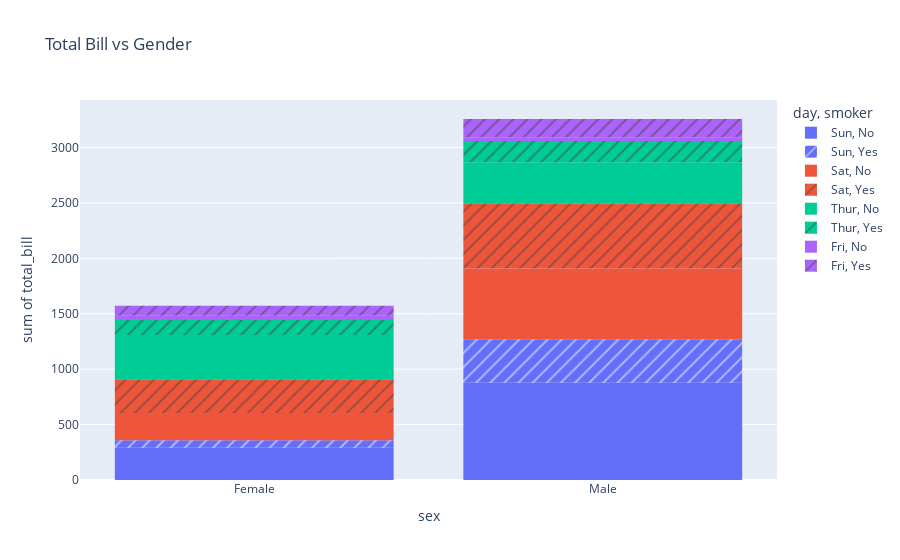

The notebook cell this image was saved under:
### Markdown cell above
# Question 3: Using the tips dataset in the Plotly library, Plot a histogram for x= "sex" and y="total_bill" column in the tips dataset. Also, use the "smoker" column with the pattern_shape parameter and the "day"column with the color parameter.

### Code cell
fig = px.histogram(tips, x='sex', y='total_bill', color='day', pattern_shape='smoker' ,title='Total Bill vs Gender')
fig.show()

### Figure 1 — Plotly figure (JSON) as saved in the notebook; plotly's stock layout.template omitted (floating-point values rounded to 4 significant figures)
{"data": [{"alignmentgroup": "True", "bingroup": "x", "histfunc": "sum", "hovertemplate": "day=Sun<br>smoker=No<br>sex=%{x}<br>sum of total_bill=%{y}<extra></extra>", "legendgroup": "Sun, No", "marker": {"color": "#636efa", "pattern": {"shape": ""}}, "name": "Sun, No", "offsetgroup": "Sun, No", "orientation": "v", "showlegend": true, "type": "histogram", "x": ["Female", "Male", "Male", "Male", "Female", "Male", "Male", "Male", "Male", "Male", "Male", "Female", "Male", "Male", "Female", "Male", "Female", "Male", "Female", "Male", "Male", "Male", "Male", "Male", "Male", "Male", "Male", "Male", "Male", "Female", "Female", "Male", "Male", "Male", "Male", "Male", "Female", "Female", "Male", "Male", "Male", "Male", "Male", "Male", "Female", "Male", "Female", "Female", "Male", "Male", "Male", "Female", "Male", "Male", "Male", "Male", "Male"], "xaxis": "x", "y": [16.99, 10.34, 21.01, 23.68, 24.59, 25.29, 8.77, 26.88, 15.04, 14.78, 10.27, 35.26, 15.42, 18.43, 14.83, 21.58, 10.33, 16.29, 16.97, 17.46, 13.94, 9.68, 30.4, 18.29, 22.23, 32.4, 28.55, 18.04, 12.54, 10.29, 34.81, 9.94, 25.56, 19.49, 38.07, 23.95, 25.71, 17.31, 29.93, 14.07, 13.13, 17.26, 24.55, 19.77, 29.85, 48.17, 25, 13.39, 16.49, 21.5, 12.66, 16.21, 13.81, 24.52, 20.76, 31.71, 20.69], "yaxis": "y"}, {"alignmentgroup": "True", "bingroup": "x", "histfunc": "sum", "hovertemplate": "day=Sun<br>smoker=Yes<br>sex=%{x}<br>sum of total_bill=%{y}<extra></extra>", "legendgroup": "Sun, Yes", "marker": {"color": "#636efa", "pattern": {"shape": "/"}}, "name": "Sun, Yes", "offsetgroup": "Sun, Yes", "orientation": "v", "showlegend": true, "type": "histogram", "x": ["Female", "Male", "Male", "Male", "Male", "Male", "Male", "Female", "Male", "Male", "Male", "Male", "Male", "Male", "Female", "Male", "Female", "Male", "Male"], "xaxis": "x", "y": [17.51, 7.25, 31.85, 16.82, 32.9, 17.89, 14.48, 9.6, 34.63, 34.65, 23.33, 45.35, 23.17, 40.55, 20.9, 30.46, 18.15, 23.1, 15.69], "yaxis": "y"}, {"alignmentgroup": "True", "bingroup": "x", "histfunc": "sum", "hovertemplate": "day=Sat<br>smoker=No<br>sex=%{x}<br>sum of total_bill=%{y}<extra></extra>", "legendgroup": "Sat, No", "marker": {"color": "#EF553B", "pattern": {"shape": ""}}, "name": "Sat, No", "offsetgroup": "Sat, No", "orientation": "v", "showlegend": true, "type": "histogram", "x": ["Male", "Male", "Female", "Female", "Male", "Male", "Male", "Male", "Male", "Male", "Female", "Male", "Male", "Female", "Female", "Male", "Male", "Male", "Female", "Male", "Male", "Male", "Female", "Male", "Male", "Male", "Female", "Male", "Male", "Female", "Female", "Male", "Female", "Male", "Male", "Female", "Male", "Male", "Male", "Male", "Male", "Male", "Female", "Male", "Male"], "xaxis": "x", "y": [20.65, 17.92, 20.29, 15.77, 39.42, 19.82, 17.81, 13.37, 12.69, 21.7, 19.65, 9.55, 18.35, 15.06, 20.69, 17.78, 24.06, 16.31, 16.93, 18.69, 31.27, 16.04, 26.41, 48.27, 17.59, 20.08, 16.45, 20.23, 12.02, 17.07, 14.73, 10.51, 20.92, 18.24, 14, 7.25, 48.33, 20.45, 13.28, 11.61, 10.77, 10.07, 35.83, 29.03, 17.82], "yaxis": "y"}, {"alignmentgroup": "True", "bingroup": "x", "histfunc": "sum", "hovertemplate": "day=Sat<br>smoker=Yes<br>sex=%{x}<br>sum of total_bill=%{y}<extra></extra>", "legendgroup": "Sat, Yes", "marker": {"color": "#EF553B", "pattern": {"shape": "/"}}, "name": "Sat, Yes", "offsetgroup": "Sat, Yes", "orientation": "v", "showlegend": true, "type": "histogram", "x": ["Male", "Male", "Male", "Male", "Male", "Male", "Female", "Male", "Female", "Female", "Male", "Female", "Female", "Male", "Male", "Male", "Female", "Female", "Female", "Male", "Male", "Male", "Male", "Male", "Female", "Male", "Male", "Female", "Female", "Female", "Male", "Male", "Male", "Female", "Female", "Male", "Male", "Male", "Male", "Male", "Female", "Male"], "xaxis": "x", "y": [38.01, 11.24, 20.29, 13.81, 11.02, 18.29, 3.07, 15.01, 26.86, 25.28, 17.92, 44.3, 22.42, 15.36, 20.49, 25.21, 14.31, 10.59, 10.63, 50.81, 15.81, 26.59, 38.73, 24.27, 12.76, 30.06, 25.89, 13.27, 28.17, 12.9, 28.15, 11.59, 7.74, 30.14, 22.12, 24.01, 15.69, 15.53, 12.6, 32.83, 27.18, 22.67], "yaxis": "y"}, {"alignmentgroup": "True", "bingroup": "x", "histfunc": "sum", "hovertemplate": "day=Thur<br>smoker=No<br>sex=%{x}<br>sum of total_bill=%{y}<extra></extra>", "legendgroup": "Thur, No", "marker": {"color": "#00cc96", "pattern": {"shape": ""}}, "name": "Thur, No", "offsetgroup": "Thur, No", "orientation": "v", "showlegend": true, "type": "histogram", "x": ["Male", "Male", "Male", "Male", "Female", "Male", "Female", "Male", "Male", "Male", "Male", "Female", "Female", "Female", "Male", "Female", "Male", "Male", "Female", "Female", "Male", "Female", "Female", "Male", "Male", "Female", "Female", "Female", "Female", "Female", "Female", "Female", "Female", "Female", "Male", "Male", "Female", "Female", "Female", "Female", "Female", "Male", "Male", "Male", "Female"], "xaxis": "x", "y": [27.2, 22.76, 17.29, 16.66, 10.07, 15.98, 34.83, 13.03, 18.28, 24.71, 21.16, 10.65, 12.43, 24.08, 11.69, 13.42, 14.26, 15.95, 12.48, 29.8, 8.52, 14.52, 11.38, 22.82, 19.08, 20.27, 11.17, 12.26, 18.26, 8.51, 10.33, 14.15, 13.16, 17.47, 34.3, 41.19, 27.05, 16.43, 8.35, 18.64, 11.87, 9.78, 7.51, 7.56, 18.78], "yaxis": "y"}, {"alignmentgroup": "True", "bingroup": "x", "histfunc": "sum", "hovertemplate": "day=Thur<br>smoker=Yes<br>sex=%{x}<br>sum of total_bill=%{y}<extra></extra>", "legendgroup": "Thur, Yes", "marker": {"color": "#00cc96", "pattern": {"shape": "/"}}, "name": "Thur, Yes", "offsetgroup": "Thur, Yes", "orientation": "v", "showlegend": true, "type": "histogram", "x": ["Male", "Male", "Male", "Female", "Male", "Male", "Male", "Male", "Female", "Female", "Male", "Male", "Female", "Female", "Female", "Male", "Female"], "xaxis": "x", "y": [19.44, 32.68, 16, 19.81, 28.44, 15.48, 16.58, 10.34, 43.11, 13, 13.51, 18.71, 12.74, 13, 16.4, 20.53, 16.47], "yaxis": "y"}, {"alignmentgroup": "True", "bingroup": "x", "histfunc": "sum", "hovertemplate": "day=Fri<br>smoker=No<br>sex=%{x}<br>sum of total_bill=%{y}<extra></extra>", "legendgroup": "Fri, No", "marker": {"color": "#ab63fa", "pattern": {"shape": ""}}, "name": "Fri, No", "offsetgroup": "Fri, No", "orientation": "v", "showlegend": true, "type": "histogram", "x": ["Male", "Female", "Male", "Female"], "xaxis": "x", "y": [22.49, 22.75, 12.46, 15.98], "yaxis": "y"}, {"alignmentgroup": "True", "bingroup": "x", "histfunc": "sum", "hovertemplate": "day=Fri<br>smoker=Yes<br>sex=%{x}<br>sum of total_bill=%{y}<extra></extra>", "legendgroup": "Fri, Yes", "marker": {"color": "#ab63fa", "pattern": {"shape": "/"}}, "name": "Fri, Yes", "offsetgroup": "Fri, Yes", "orientation": "v", "showlegend": true, "type": "histogram", "x": ["Male", "Female", "Female", "Male", "Male", "Male", "Male", "Female", "Female", "Male", "Female", "Male", "Male", "Female", "Female"], "xaxis": "x", "y": [28.97, 5.75, 16.32, 40.17, 27.28, 12.03, 21.01, 11.35, 15.38, 12.16, 13.42, 8.58, 13.42, 16.27, 10.09], "yaxis": "y"}], "layout": {"barmode": "relative", "legend": {"title": {"text": "day, smoker"}, "tracegroupgap": 0}, "title": {"text": "Total Bill vs Gender"}, "xaxis": {"anchor": "y", "domain": [0, 1], "title": {"text": "sex"}}, "yaxis": {"anchor": "x", "domain": [0, 1], "title": {"text": "sum of total_bill"}}}}
